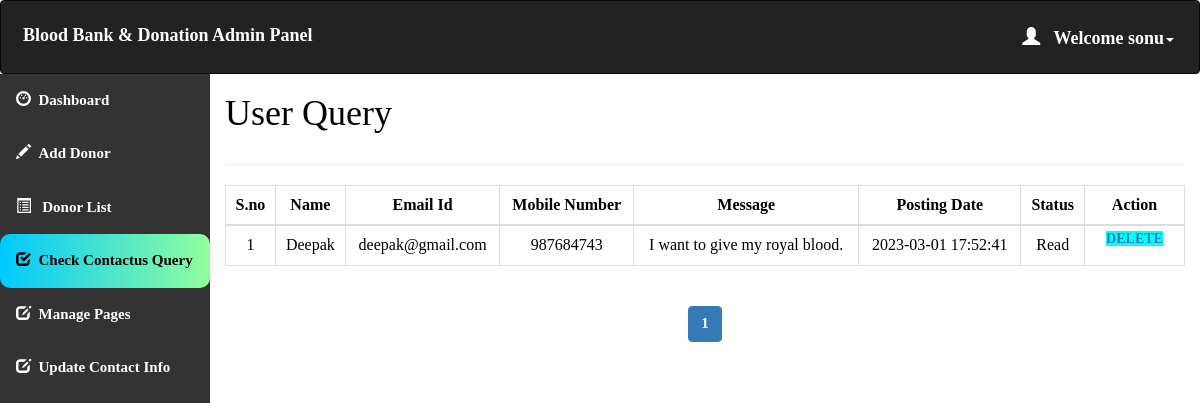
Page /admin/query.php (signed in) on the committed database.
### tables this page shows
CREATE TABLE `contact_query` (
  `query_id` int(11) NOT NULL,
  `query_name` varchar(100) NOT NULL,
  `query_mail` varchar(120) NOT NULL,
  `query_number` char(11) NOT NULL,
  `query_message` longtext NOT NULL,
  `query_date` timestamp NOT NULL DEFAULT current_timestamp() ON UPDATE current_timestamp(),
  `query_status` int(11) DEFAULT NULL
);

### admin/query.php (the view, shortened to what this page needs)
<html>
<head>
  <link rel="stylesheet" href="https://maxcdn.bootstrapcdn.com/bootstrap/3.4.1/css/bootstrap.min.css">
</head>
<?php
include 'conn.php';
  if (isset($_SESSION['loggedin']) && $_SESSION['loggedin'] == true) {
  ?>
<body style="color:black">
<div id="header">
<?php include 'header.php';
?>
</div>
<div id="sidebar">
<?php $active="query"; include 'sidebar.php'; ?>
</div>
<div id="content" >
  <div class="content-wrapper">
    <div class="container-fluid">
      <div class="row">
        <div class="col-md-12 lg-12 sm-12">
          <h1 class="page-title">User Query</h1>
        </div>
      </div>
      <hr>
      <?php
        include 'conn.php';
          $limit = 10;
          if(isset($_GET['page'])){
            $page = $_GET['page'];
          }else{
            $page = 1;
          }
          $offset = ($page - 1) * $limit;
          $count=$offset+1;
        $sql= "select * from contact_query LIMIT {$offset},{$limit}";
        $result=mysqli_query($conn,$sql);
        if(mysqli_num_rows($result)>0)   {
       ?>
       <div class="table-responsive">
      <table class="table table-bordered" style="text-align:center">
          <thead style="text-align:center">
          <th style="text-align:center">S.no</th>
          <th style="text-align:center">Name</th>
          <th style="text-align:center">Email Id</th>
          <th style="text-align:center">Mobile Number</th>
          <th style="text-align:center">Message</th>
          <th style="text-align:center">Posting Date</th>
          <th style="text-align:center">Status</th>
          <th style="text-align:center">Action</th>
          </thead>
          <tbody>
            <?php
            while($row = mysqli_fetch_assoc($result)) { ?>
          <tr>
                  <td><?php echo $count++; ?></td>
                  <td><?php echo $row['query_name']; ?></td>
                  <td><?php echo $row['query_mail']; ?></td>
                  <td><?php echo $row['query_number']; ?></td>
                  <td><?php echo $row['query_message']; ?></td>
                  <td><?php echo $row['query_date']; ?></td>
                  <?php if($row['query_status']==1)
{
?><td>Read<br></td>
<?php } else {?>
<td><a href="query.php?id=<?php echo $row['query_id'];?>" onclick="clickme()"><b id="demo">Pending</b></a><br>
</td>
<?php } ?>
                    <td id="he" style="width:100px">
                    <a style="background-color:aqua" href='delete_query.php?id=<?php echo $row['query_id']; ?>'> Delete </a>
                </td>
              </tr>
            <?php } ?>
          </tbody>
      </table>
    </div>
    <?php } ?>
    <div class="table-responsive"style="text-align:center;align:center">
        <?php
        $sql1 = "SELECT * FROM contact_query";
        $result1 = mysqli_query($conn, $sql1) or die("Query Failed.");
        if(mysqli_num_rows($result1) > 0){
          $total_records = mysqli_num_rows($result1);
          $total_page = ceil($total_records / $limit);
          echo '<ul class="pagination admin-pagination">';
          for($i = 1; $i <= $total_page; $i++){
            if($i == $page){
              $active = "active";
            }else{
              $active = "";
            }
            echo '<li class="'.$active.'"><a href="query.php?page='.$i.'">'.$i.'</a></li>';
          }
          echo '</ul>';
        }
        ?>
        </div>
      </div>
    </div>
   <?php }
    ?>
</body>
</html>

### admin/header.php (shortened to what this page needs)
<!DOCTYPE html>
<html>
<head>
  <link rel="stylesheet" href="https://maxcdn.bootstrapcdn.com/bootstrap/3.4.1/css/bootstrap.min.css">
</head>
<body>
<nav class="navbar navbar-inverse">
  <div class="container-fluid">
    <div class="navbar-header">
      <a class="navbar-brand" id="qq" href="dashboard.php" style="color:white;">Blood Bank & Donation Admin Panel</a>
    </div>
    <ul class="nav navbar-nav navbar-right">
      <li class="dropdown"><a class="dropdown-toggle" id="qw" data-toggle="dropdown" href="#" style="font-weight:bold;color:white "> <span class="glyphicon glyphicon-user"></span>&nbsp&nbsp
        <?php
        include 'conn.php';
        $username=$_SESSION['username'];
        $sql="select * from admin_info where admin_username='$username'";
        $result=mysqli_query($conn,$sql) or die("query failed.");
        $row=mysqli_fetch_assoc($result);
        echo "Welcome ".$row['admin_name'];
       ?><span class="caret"></span></a>
    </li>
    </ul>
  </div>
</nav>
</body></html>

### admin/query.php (style rules this page uses)
#sidebar { position:relative;margin-top:-20px }
#content { position:relative;margin-left:210px }
#he { font-size: 14px; font-weight: 600; text-transform: uppercase; padding: 3px 7px; color: #fff; text-decoration: none; border-radius: 3px; align:center }

### admin/header.php (style rules this page uses)
.navbar { background-color: #333333 ; padding: 10px 10px; color:#FF0404 ; }
.navbar a { float: left; color: white; text-align: center; padding: 12px; text-decoration: none; font-size: 18px; line-height: 25px; }
.navbar-brand { font-size: 25px; font-weight: bold; }
.navbar a { float: none; display: block; text-align: left; }
.navbar-right { float: none; }

### admin/sidebar.php (style rules this page uses)
body { margin: 0; font-family: 'Averia Gruesa Libre';font-size: 15px; color:#F8F9F9; }

### rows in the picture
contact_query: query_name "Deepak", query_mail "deepak@gmail.com", query_number "987684743", query_message "I want to give my royal blood.", query_date "2023-03-01 17:52:41", query_status "Read"

### other values in the picture
$row['admin_name'] "sonu"
